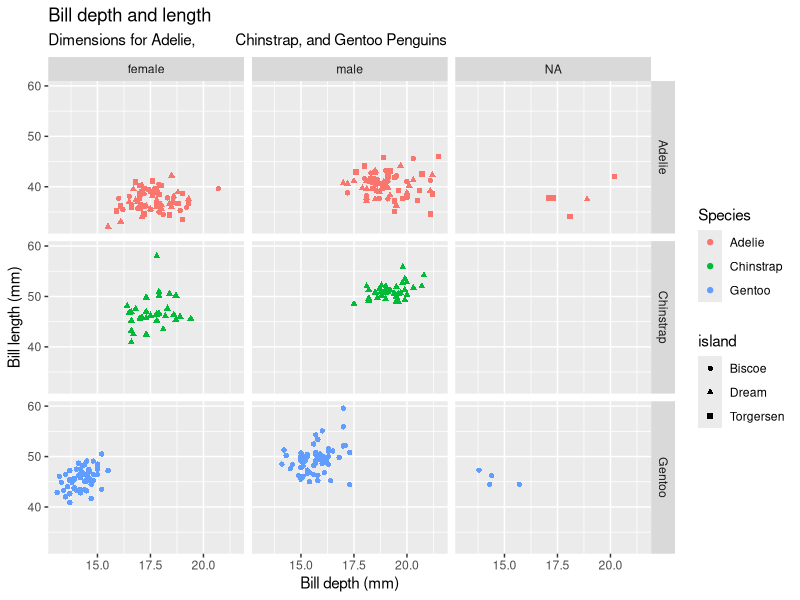

The R script that drew this image:
## ---- chunk 1
library(palmerpenguins)
library(tidyverse) 
ggplot(penguins, 
       aes(x = bill_depth_mm, y = bill_length_mm,
                     colour = species, shape = island)) +
  geom_point() +
  labs(title = "Bill depth and length",
       subtitle = "Dimensions for Adelie,          Chinstrap, and Gentoo Penguins",
       x = "Bill depth (mm)", 
       y = "Bill length (mm)",
       colour = "Species") +                facet_grid(species ~ sex)
